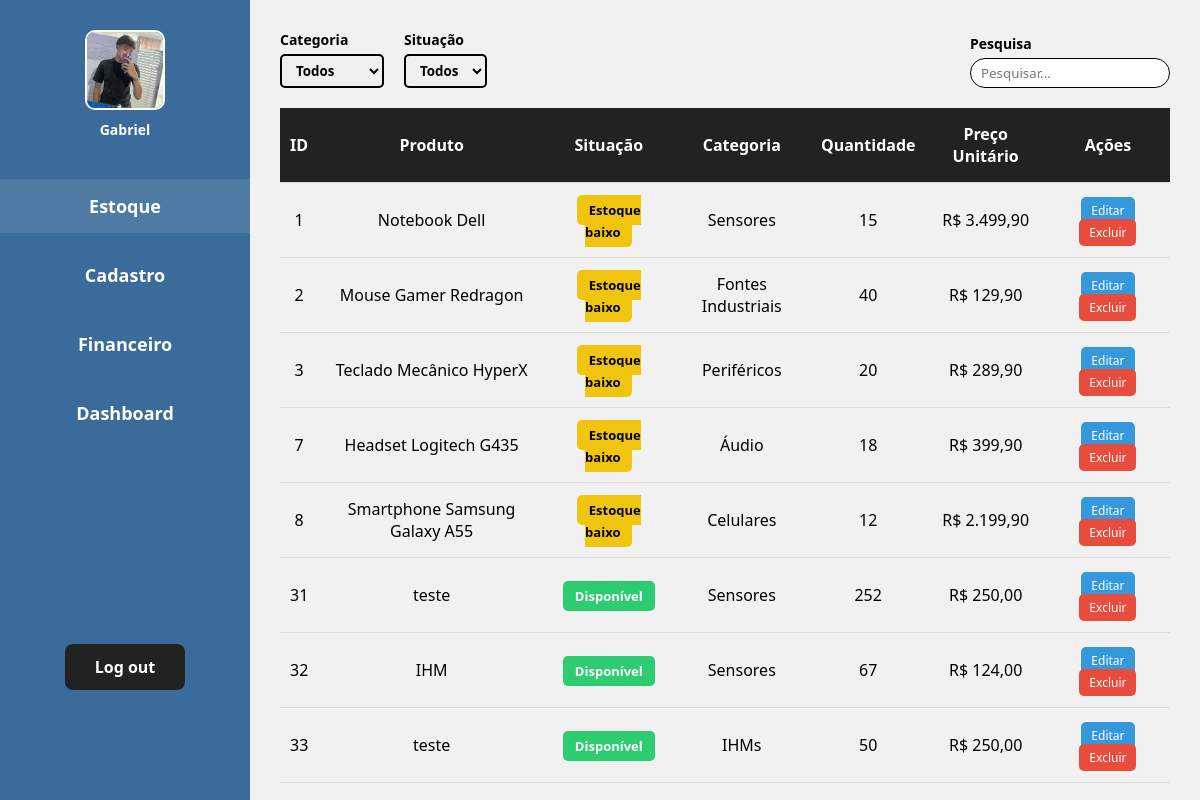
Page /admin/estoque.php (signed in) on the committed database.
### tables this page shows
CREATE TABLE `produtos` (
  `id_produto` int(11) NOT NULL,
  `nome` varchar(60) NOT NULL,
  `data_cadastro` date NOT NULL DEFAULT curdate(),
  `quantidade_estoque` int(11) NOT NULL,
  `preco_unitario` decimal(10,2) NOT NULL,
  `descricao` varchar(1000) NOT NULL,
  `categoria` varchar(40) NOT NULL,
  `foto` varchar(255) DEFAULT NULL
);

### includes/crud.php (called while the page is built, shortened)
<?php
try {
    function readAll($pdo, $table, $where = null) {
        $sql = "SELECT * FROM $table";
        $stmt = $pdo->query($sql);
        return $stmt->fetchAll(PDO::FETCH_ASSOC);
    }
} catch (PDOException $e) {
    die("Erro de conexão: " . $e->getMessage());
}

### admin/estoque.php (the view, shortened to what this page needs)
<?php
require_once "../includes/crud.php";
$produtos = readAll($pdo, 'produtos');
?>
<!DOCTYPE html>
<html lang="pt-BR">
<head>
    <link rel="stylesheet" href="../assets/estoque.css">
</head>
<body>
    <?php require_once "../includes/sidebar.php"; ?>
    <div class="main-content">
        <div class="top-bar">
            <div class="filters">
                <div class="filter-group">
                    <label>Categoria</label>
                    <select><option>Todos</option><option>Sensores</option></select>
                </div>
                <div class="filter-group">
                    <label>Situação</label>
                    <select><option>Todos</option></select>
                </div>
            </div>
            <div class="search-bar">
                <label>Pesquisa</label>
                <input type="text" placeholder="Pesquisar...">
            </div>
        </div>
        <table>
            <thead>
                <tr>
                    <th>ID</th>
                    <th>Produto</th>
                    <th>Situação</th>
                    <th>Categoria</th>
                    <th>Quantidade</th>
                    <th>Preço Unitário</th>
                    <th>Ações</th>
                </tr>
            </thead>
            <tbody>
                <?php
                if($produtos) {
                    foreach($produtos as $produto) {
                        $qtd = $produto['quantidade_estoque'];
                        if ($qtd >= 50) {
                            $classe_badge = "badge-verde";
                            $texto_badge = "Disponível";
                        } else if ($qtd > 0 && $qtd < 50) {
                            $classe_badge = "badge-amarelo";
                            $texto_badge = "Estoque baixo";
                        } else {
                            $classe_badge = "badge-vermelho";
                            $texto_badge = "Sem estoque";
                        }
                ?>
                <tr>
                    <td><?php echo $produto['id_produto']; ?></td>
                    <td><?php echo htmlspecialchars($produto['nome']); ?></td>
                    <td><span class="badge <?php echo $classe_badge; ?>"><?php echo $texto_badge; ?></span></td>
                    <td><?php echo htmlspecialchars($produto['categoria']); ?></td>
                    <td><?php echo $produto['quantidade_estoque']; ?></td>
                    <td>R$ <?php echo number_format($produto['preco_unitario'], 2, ',', '.'); ?></td>
                    <td class="acoes">
                        <a href="atualizar-produto.php?id=<?php echo $produto['id_produto']; ?>" class="btn-editar">Editar</a>
                        <a href="excluir-produto.php?id=<?php echo $produto['id_produto']; ?>" class="btn-excluir" onclick="return confirm('Tem certeza que deseja excluir?');">Excluir</a>
                    </td>
                </tr>
                <?php
                    }
                } else {
                    echo "<tr><td colspan='7'>Nenhum produto encontrado no estoque.</td></tr>";
                }
                ?>
            </tbody>
        </table>
    </div>
</body>
</html>

### assets/estoque.css (style rules this page uses)
* { margin: 0; padding: 0; box-sizing: border-box; font-family: 'Segoe UI', Tahoma, Geneva, Verdana, sans-serif; }
body { display: flex; height: 100vh; background-color: #f1f1f1; justify-content: space-between; }
.main-content { flex: 1; padding: 30px; overflow-y: auto; background-color: #f1f1f1; }
.top-bar { display: flex; justify-content: space-between; align-items: flex-end; margin-bottom: 20px; }
.filters { display: flex; gap: 20px; }
.filter-group { display: flex; flex-direction: column; }
.filter-group label { font-weight: bold; font-size: 14px; margin-bottom: 5px; }
.filter-group select { padding: 5px 10px; border: 2px solid #000; border-radius: 5px; font-weight: bold; }
.search-bar { display: flex; flex-direction: column; align-items: flex-start; }
.search-bar label { font-weight: bold; font-size: 14px; margin-bottom: 5px; }
.search-bar input { padding: 5px 10px; border: 1px solid #000; border-radius: 15px; width: 200px; }
table { width: 100%; border-collapse: collapse; text-align: center; }
thead { background-color: #222; color: white; }
th, td { padding: 15px 10px; border-bottom: 1px solid #ddd; }
.badge { padding: 6px 12px; border-radius: 5px; color: white; font-weight: bold; font-size: 13px; }
.badge-verde { background-color: #2ecc71; }
.badge-amarelo { background-color: #f1c40f; color: #000; }
.acoes a { text-decoration: none; padding: 5px 10px; border-radius: 5px; color: white; font-size: 12px; margin: 0 2px; }
.btn-editar { background-color: #3498db; }
.btn-excluir { background-color: #e74c3c; }

### rows in the picture
produtos: id_produto "1", nome "Notebook Dell", quantidade_estoque "Estoque baixo", categoria "Sensores", quantidade_estoque "15", preco_unitario "3.499,90"
produtos: id_produto "2", nome "Mouse Gamer Redragon", quantidade_estoque "Estoque baixo", categoria "Fontes Industriais", quantidade_estoque "40", preco_unitario "129,90"
produtos: id_produto "3", nome "Teclado Mecânico HyperX", quantidade_estoque "Estoque baixo", categoria "Periféricos", quantidade_estoque "20", preco_unitario "289,90"
produtos: id_produto "7", nome "Headset Logitech G435", quantidade_estoque "Estoque baixo", categoria "Áudio", quantidade_estoque "18", preco_unitario "399,90"
produtos: id_produto "8", nome "Smartphone Samsung Galaxy A55", quantidade_estoque "Estoque baixo", categoria "Celulares", quantidade_estoque "12", preco_unitario "2.199,90"
produtos: id_produto "31", nome "teste", quantidade_estoque "Disponível", categoria "Sensores", quantidade_estoque "252", preco_unitario "250,00"
produtos: id_produto "32", nome "IHM", quantidade_estoque "Disponível", categoria "Sensores", quantidade_estoque "67", preco_unitario "124,00"
produtos: id_produto "33", nome "teste", quantidade_estoque "Disponível", categoria "IHMs", quantidade_estoque "50", preco_unitario "250,00"

### other values in the picture
$_SESSION['usuario'] "Gabriel"
